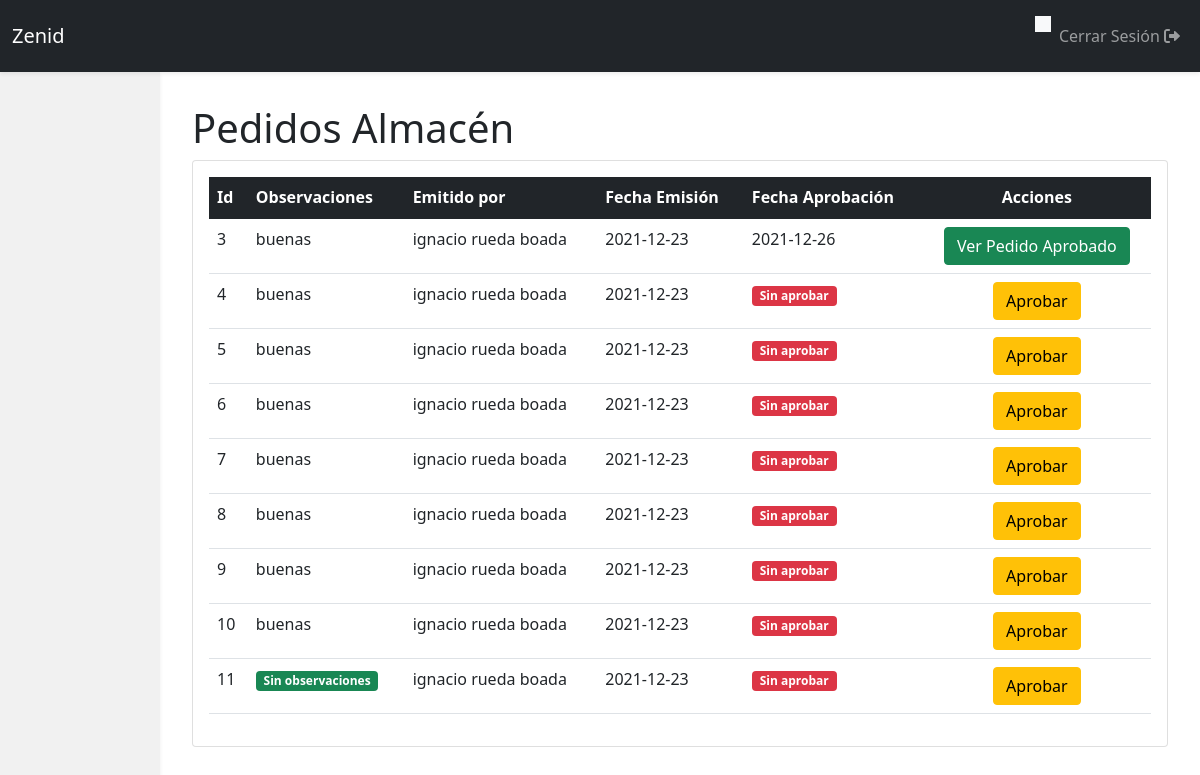
/ModuloFinanzas/GetFormListaPedidosAlmacen.php, run on the app's committed database.
### tables this page shows
CREATE TABLE `pedidos_almacen` (
  `id_pedido_almacen` int(11) NOT NULL,
  `observaciones` text,
  `fecha_emision` date NOT NULL,
  `fecha_aprobacion` date DEFAULT NULL,
  `id_proveedor` int(11) DEFAULT NULL,
  `id_usuario_pedido` int(11) NOT NULL,
  `id_usuario_aprobacion` int(11) DEFAULT NULL
);

CREATE TABLE `usuarios` (
  `id_usuario` int(11) NOT NULL,
  `correo_electronico` varchar(100) NOT NULL,
  `contrasenia` text NOT NULL COMMENT 'Encriptado con bcrypt',
  `nombre` varchar(40) NOT NULL,
  `ape_paterno` varchar(40) NOT NULL,
  `ape_materno` varchar(40) NOT NULL,
  `telefono` varchar(20) DEFAULT NULL,
  `dni` varchar(8) NOT NULL,
  `habilitado` tinyint(1) NOT NULL DEFAULT '1',
  `id_rol` int(11) NOT NULL
);

### ModuloFinanzas/ControllerAprobarPedido.php (called while the page is built, shortened)
<?php
class ControllerAprobarPedido
{
    public function obtenerPedidosAlmacen()
    {
        include_once("../Entidades/PedidoAlmacen.php");
        $ePedidoAlmacen = new PedidoAlmacen;
        $listaPedidos = $ePedidoAlmacen->obtenerPedidosAlmacen();
        include_once("FormListaPedidosAlmacen.php");
        $formulario = new FormListaPedidosAlmacen;
        $formulario->formListaPedidosAlmacenShow($listaPedidos);
    }
}
?>

### ModuloFinanzas/GetFormListaPedidosAlmacen.php (called while the page is built)
<?php
include_once("ControllerAprobarPedido.php");
$controller = new ControllerAprobarPedido;
$controller->obtenerPedidosAlmacen();
?>

### Entidades/Conexion.php (called while the page is built, shortened)
<?php
class Conexion
{
    protected $host;
    protected $nombre_bd;
    protected $usuario;
    protected $contrasenia;
    public function __construct()
    {
        $env = getenv();
        $this->host = $env["ZENID_ADS_BD_HOST"];
        $this->nombre_bd = $env["ZENID_ADS_BD_NAME"];
        $this->usuario = $env["ZENID_ADS_BD_USER"];
        $this->contrasenia = $env["ZENID_ADS_BD_PASSWORD"];
    }
    protected function conectarDB()
    {
        $this->conexion = mysqli_connect(
            $this->host,
            $this->usuario,
            $this->contrasenia,
            $this->nombre_bd
        );
    }
}
?>

### Entidades/PedidoAlmacen.php (called while the page is built, shortened)
<?php
include_once("Conexion.php");
class PedidoAlmacen extends Conexion
{
    public function obtenerPedidosAlmacen()
    {
        $sql = "SELECT
                    p.id_pedido_almacen,
                    p.observaciones,
                    p.fecha_emision,
                    p.fecha_aprobacion,
                    p.id_proveedor,
                    p.id_usuario_pedido,
                    p.id_usuario_aprobacion,
                    up.nombre as nombre_usuario_pedido,
                    up.ape_paterno as ape_paterno_usuario_pedido,
                    up.ape_materno as ape_materno_usuario_pedido
                FROM pedidos_almacen as p
                INNER JOIN usuarios as up
                ON p.id_usuario_pedido = up.id_usuario";
        $resultado = $this->conexion->query($sql);
        $numFilas = mysqli_num_rows($resultado);
        $pedidos = array();
        for ($i = 0; $i < $numFilas; $i++) {
            $pedidos[$i] = $resultado->fetch_array();
        }
        return ($pedidos);
    }
}
?>

### ModuloFinanzas/FormListaPedidosAlmacen.php (the view, shortened to what this page needs)
<?php
class FormListaPedidosAlmacen
{
    public function formListaPedidosAlmacenShow($listaPedidos)
    {
        ?>
<!DOCTYPE html>
<html lang="es">
<head>
    <?php include_once("../layout/Estilos.php"); ?>
</head>
<body>
    <main>
        <?php include_once("../layout/BarraNavegacion.php"); ?>
        <?php include_once("../layout/BarraLateral.php"); ?>
        <section id="main">
            <h1>Pedidos Almacén</h1>
            <div class="card">
                <div class="card-body">
                    <div class="table-responsive">
                        <table class="table">
                            <thead class="table-dark">
                                <tr>
                                    <th>Id</th>
                                    <th>Observaciones</th>
                                    <th>Emitido por</th>
                                    <th>Fecha Emisión</th>
                                    <th>Fecha Aprobación</th>
                                    <th class="text-center">Acciones</th>
                                </tr>
                            </thead>
                            <tbody>
                                <?php foreach($listaPedidos as $pedidoAlmacen) { ?>
                                <tr>
                                    <td><?php echo $pedidoAlmacen["id_pedido_almacen"] ?></td>
                                    <td>
                                        <?php
                                            if (!is_null($pedidoAlmacen["observaciones"]) &&
                                                !empty($pedidoAlmacen["observaciones"]))
                                                echo $pedidoAlmacen["observaciones"];
                                            else { ?>
                                        <span class="badge bg-success text-white">
                                            Sin observaciones
                                        </span>
                                        <?php } ?>
                                    </td>
                                    <td>
                                        <?php echo $pedidoAlmacen["nombre_usuario_pedido"] ?>
                                        <?php echo $pedidoAlmacen["ape_paterno_usuario_pedido"] ?>
                                        <?php echo $pedidoAlmacen["ape_materno_usuario_pedido"] ?>
                                    </td>
                                    <td><?php echo $pedidoAlmacen["fecha_emision"] ?></td>
                                    <td>
                                        <?php
                                            if (!is_null($pedidoAlmacen["fecha_aprobacion"])) {
                                                echo $pedidoAlmacen["fecha_aprobacion"];
                                            } else { ?>
                                        <span class="badge bg-danger text-white">
                                            Sin aprobar
                                        </span>
                                        <?php } ?>
                                    </td>
                                    <td class="text-center">
                                        <?php if (!is_null($pedidoAlmacen["fecha_aprobacion"])) { ?>
                                        <form action="GetFormPedidoFinanzas.php" method="GET" class="d-inline">
                                            <button name="boton" class="btn btn-success">
                                                Ver Pedido Aprobado
                                            </button>
                                        </form>
                                        <?php } else { ?>
                                        <form action="GetFormAprobarPedido.php" method="GET" class="d-inline">
                                            <button name="boton" class="btn btn-warning">
                                                Aprobar
                                            </button>
                                        </form>
                                        <?php } ?>
                                    </td>
                                </tr>
                                <?php } ?>
                            </tbody>
                        </table>
                    </div>
                </div>
            </div>
        </section>
    </main>
</body>
</html>
<?php
    }
}
?>

### layout/Estilos.php
<link rel="stylesheet" href="../assets/lib/bootstrap-5.1.3/css/bootstrap.min.css">
<link rel="stylesheet" href="../assets/lib/fontawesome-free/css/all.min.css">
<link rel="stylesheet" href="../assets/css/compartido.css">

### layout/BarraNavegacion.php (shortened to what this page needs)
<nav id="menu" class="navbar navbar-expand-lg navbar-dark bg-dark shadow-sm">
    <div class="container-fluid">
        <a class="navbar-brand" href="#">
            Zenid
        </a>
        <div class="d-flex justify-content-end collapse navbar-collapse" id="navbarNavDropdown">
            <ul class="navbar-nav">
                <li class="nav-item">
                    <span class="nav-link active">
                    </span>
                </li>
                <li class="nav-item">
                    <span class="nav-link active bg-light text-dark">
                    </span>
                </li>
                <li class="nav-item">
                    <a class="nav-link" href="../ModuloAutenticacion/PostCerrarSesion.php">
                        Cerrar Sesión <i class="fas fa-sign-out-alt"></i>
                    </a>
                </li>
            </ul>
        </div>
    </div>
</nav>

### layout/BarraLateral.php (shortened to what this page needs)
<nav id="barra-lateral" class="shadow-sm overflow-auto">
</nav>

### assets/css/compartido.css (style rules this page uses)
main { display: grid; grid-template-columns: 10rem auto; grid-template-rows: 4.5rem auto; height: 100vh; grid-template-areas: "menu menu" "sidebar main"; }
#menu { grid-area: menu; }
#barra-lateral { grid-area: sidebar; }
main { grid-area: main; }
#main { padding: 2rem 2rem 0 2rem; overflow: auto; }

### layout/BarraLateral.php (style rules this page uses)
#barra-lateral { height: 100%; background-color: #f1f1f1; }

### data on the page
pedidos_almacen: id_pedido_almacen "3", observaciones "buenas", id_usuario_aprobacion.nombre "ignacio", id_usuario_aprobacion.ape_paterno "rueda", id_usuario_aprobacion.ape_materno "boada", fecha_emision "2021-12-23", fecha_aprobacion "2021-12-26"
pedidos_almacen: id_pedido_almacen "4", observaciones "buenas", id_usuario_pedido.nombre "ignacio", id_usuario_pedido.ape_paterno "rueda", id_usuario_pedido.ape_materno "boada", fecha_emision "2021-12-23", shows "Sin aprobar"
pedidos_almacen: id_pedido_almacen "5", observaciones "buenas", id_usuario_pedido.nombre "ignacio", id_usuario_pedido.ape_paterno "rueda", id_usuario_pedido.ape_materno "boada", fecha_emision "2021-12-23", shows "Sin aprobar"
pedidos_almacen: id_pedido_almacen "6", observaciones "buenas", id_usuario_pedido.nombre "ignacio", id_usuario_pedido.ape_paterno "rueda", id_usuario_pedido.ape_materno "boada", fecha_emision "2021-12-23", shows "Sin aprobar"
pedidos_almacen: id_pedido_almacen "7", observaciones "buenas", id_usuario_pedido.nombre "ignacio", id_usuario_pedido.ape_paterno "rueda", id_usuario_pedido.ape_materno "boada", fecha_emision "2021-12-23", shows "Sin aprobar"
pedidos_almacen: id_pedido_almacen "8", observaciones "buenas", id_usuario_pedido.nombre "ignacio", id_usuario_pedido.ape_paterno "rueda", id_usuario_pedido.ape_materno "boada", fecha_emision "2021-12-23", shows "Sin aprobar"
pedidos_almacen: id_pedido_almacen "9", observaciones "buenas", id_usuario_pedido.nombre "ignacio", id_usuario_pedido.ape_paterno "rueda", id_usuario_pedido.ape_materno "boada", fecha_emision "2021-12-23", shows "Sin aprobar"
pedidos_almacen: id_pedido_almacen "10", observaciones "buenas", id_usuario_pedido.nombre "ignacio", id_usuario_pedido.ape_paterno "rueda", id_usuario_pedido.ape_materno "boada", fecha_emision "2021-12-23", shows "Sin aprobar"
pedidos_almacen: id_pedido_almacen "11", observaciones "Sin observaciones", id_usuario_pedido.nombre "ignacio", id_usuario_pedido.ape_paterno "rueda", id_usuario_pedido.ape_materno "boada", fecha_emision "2021-12-23", shows "Sin aprobar"
